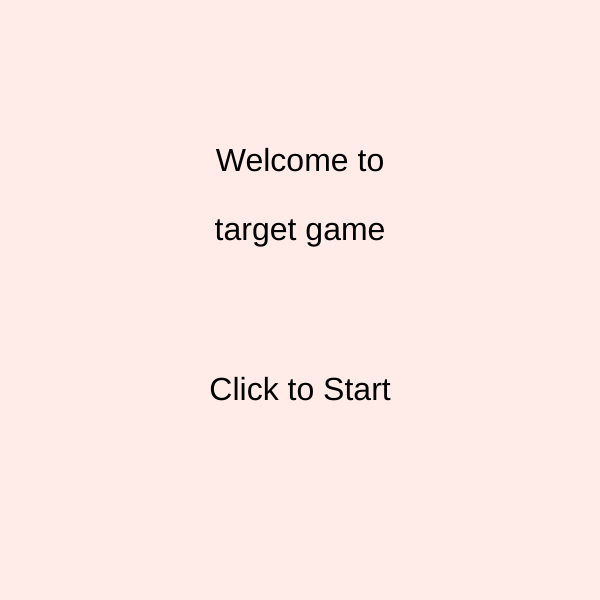
Frame 1 (no input)
Frame 60 (no input): identical to frame 1, image omitted
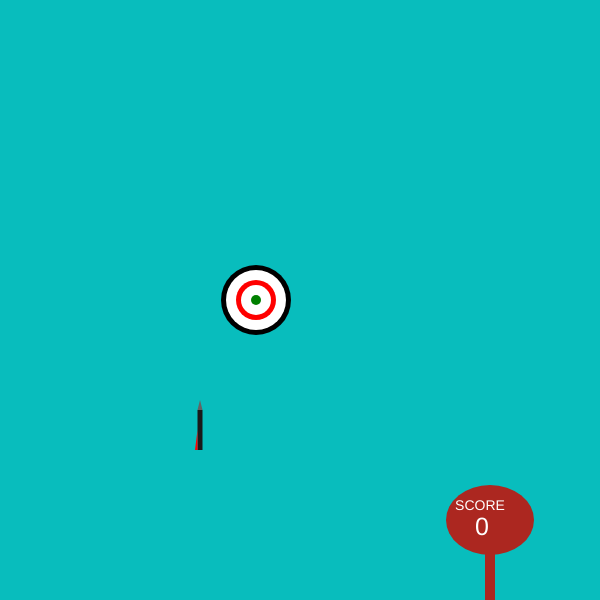
Frame 120 (the mouse pressed at the canvas centre since frame 60)

The p5.js sketch that drew these frames (run headless with seeded random() and noise() and a simulated clock; from frame 60 on, the mouse is pressed at the canvas centre):

// p5.js sketch
// ── sketch.js
var dart = {
  a: 200,//variable a for the dart
  n: 450,//variable n for the dart 
}; 

x = 300; // x variable is used for the shot 
y = 600;// y variable is used for the shot 
vel = 0;//velocity of the shot
x2 = 20;// x2 is used for target 
y2 = 300;//y2 is used for target
vel2 = 4;//velocity for target
score = 0;//score
let startScreen = true;//start screen
let isGameOver = false;//Game over screen
let hasWon = false;//winning the game
let missedCount = 0;// count for missed target
let maxMisses = 4; // Number of allowed misses before game over
let winningScore = 5; // Score needed to win

function setup() {
  createCanvas(600, 600);// create a canvas of 600x600 pixels
}

function draw() {
  if (startScreen) {
    // Start screen display
    background(255, 235, 231);//background color 
    textAlign(CENTER);//text center
    textSize(32);//size of the the text
    text("Welcome to", width / 2, height / 3.5);// display text
    text("target game", width / 2, height / 2.5);// display text
    fill(0);// set text color to black
    text("Click to Start", width / 2, height / 1.5);// display text
  } else if (isGameOver) {
    // Game over screen
    background(6, 167, 125); // background color
    textAlign(CENTER);//text center
    fill(213, 198, 122); // set text color
    textSize(32);//size of the the text
    text("Game Over", width / 2, height / 3);// display text
    textSize(24);//size of the text
    text("Your Score: " + score, width / 2, height / 2);// display text
    text("Press any key to restart", width / 2, height / 1.5);// display text
  } else if (hasWon) {
    // Win screen
    background(199,62,29);//background color 
    textAlign(CENTER);//text center
    fill(0);// set text color to black
    textSize(32);//size of the text
    text("You Win!", width / 2, height / 3);// display text
    textSize(24); //size of the text
    text("Your Score: " + score, width / 2, height / 2);// display text
    text("Press any key to restart", width / 2, height / 1.5);// display text
  } else {
    //game screen
    background(8, 189, 189); // background color
    fill(242, 27, 63); // set color for rectangle
    rect(0, 625, 650, 60); // draw rectangle (ground)
    fill(172, 39, 32); // set color for ellipse (scoreboard)
    ellipse(490, 520, 88, 70); // draw ellipse (scoreboard)
    rect(485, 550, 10, 90); // draw rectangle (scoreboard base)
    fill(255, 255, 255); // set color for text
    textSize(14); // set text size
    text("SCORE", 480, 510); // display text
    textSize(25); // set text size
    text(score, 482, 535); // display score
    // Draw the dart
    fill(100); // set color for dart tip
    triangle(dart.a + 2.5, dart.n - 40, dart.a - 2.5, dart.n - 40, dart.a, dart.n - 50); // draw dart tip
    fill(25); // set color for dart body
    rect(dart.a - 2.5, dart.n - 40, 5, 40); // draw dart body
    fill(255, 0, 0); // set color for dart fins
    triangle(dart.a - 2.5, dart.n - 20, dart.a - 2.5, dart.n, dart.a - 5, dart.n); // draw left fin
    triangle(dart.a + 2.5, dart.y - 20, dart.a + 2.5, dart.n, dart.a + 5, dart.n); // draw right fin
    noStroke(); // disable outline
 // Draw the target
    fill(0, 0, 0); // set color for outer circle
    ellipse(x2, y2, 70, 70); // draw outer circle
    fill(255, 255, 255); // set color for second circle
    ellipse(x2, y2, 60, 60); // draw second circle
    fill(255, 0, 0); // set color for third circle
    ellipse(x2, y2, 40, 40); // draw third circle
    fill(255, 255, 255); // set color for fourth circle
    ellipse(x2, y2, 30, 30); // draw fourth circle
    fill(0, 128, 0); // set color for center circle
    ellipse(x2, y2, 10, 10); // draw center circle

    x2 += vel2; // This takes the X position of the target and moves it to the right at a set speed
    dart.n += vel; // This takes the Y coordinates of the dart and makes it shoot out straight up.

    if (dart.n < 250) { // When the shot misses the target and reaches the "ceiling" resets to the starting position.
      vel = 0; // Its' starting position is still because velocity = 0.
      dart.n = 600; // Its' Y position is at 600 because that is where it sits when it resets.
      missedCount++; // Increment the missed count
      if (missedCount >= maxMisses) { // Check if the player has missed too many times
        isGameOver = true;
        console.log("Game Over");
      }
    }

    if (x2 > width) x2 = 20; // This resets the target position every time it passes the screen and/or when you hit the target.

    if (dist(dart.a, dart.n, x2, y2) < 45) { // Distance between shot and target must be greater than 45
      console.log("Hit!");
      x2 = 20; // This is when the "collision" happens. When the target and the dart touch, it will add a point to your scoreboard and your position will restart.
      dart.n = 600; // The target's Y value is always 600.
      vel = 0;
      score++;
      console.log("Score: " + score);
      missedCount = 0; // Reset missed count on successful hit
      if (score >= winningScore) { // Check if the player has reached the winning score
        console.log("You Win!");
        hasWon = true;
      }
    }
  }
}

function keyPressed() {
  if (isGameOver || hasWon) {
    // Reset game state when any key is pressed after game over or win
    score = 0;
    missedCount = 0;
    isGameOver = false;
    hasWon = false;
    startScreen = true;
    console.log("Game Restarted");
  } else {
    vel = -5;
  }
}

function mousePressed() {
  // when the mouse is pressed, change from start screen to main sketch
  if (startScreen) {
    startScreen = false;
    console.log("Game Started");
  }
}
